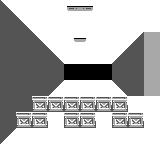

A 2D game scene composited from a Tiled map and its tileset images. What follows is a short description and the map's XML, with every tile layer's data as written:
An orthogonal 10x9 tile map with 16x16 px tiles, 1 tile layer (Tile Layer 1).

<map version="1.9" tiledversion="1.9.2" orientation="orthogonal" renderorder="right-down" width="10" height="9" tilewidth="16" tileheight="16" infinite="0" nextlayerid="2" nextobjectid="1">
 <tileset firstgid="1" source="aiming_tileset.tsx" />
 <layer id="1" name="Tile Layer 1" width="10" height="9">
  <data encoding="csv">
19,1,1,1,33,34,1,1,1,1,
5,19,1,1,1,1,1,1,1,1,
5,5,19,1,49,50,1,1,20,2,
5,5,5,19,1,1,1,20,5,2,
5,5,5,5,17,17,17,5,5,2,
5,5,5,3,1,1,1,4,5,2,
5,5,35,35,35,35,35,35,1,1,
5,35,35,1,35,35,1,35,35,1,
3,1,1,1,1,1,1,1,1,1
</data>
 </layer>
</map>